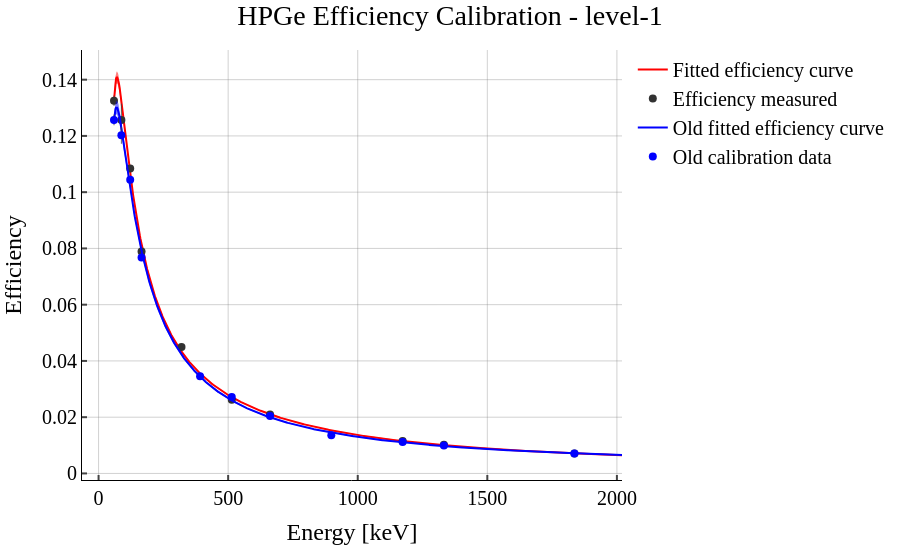
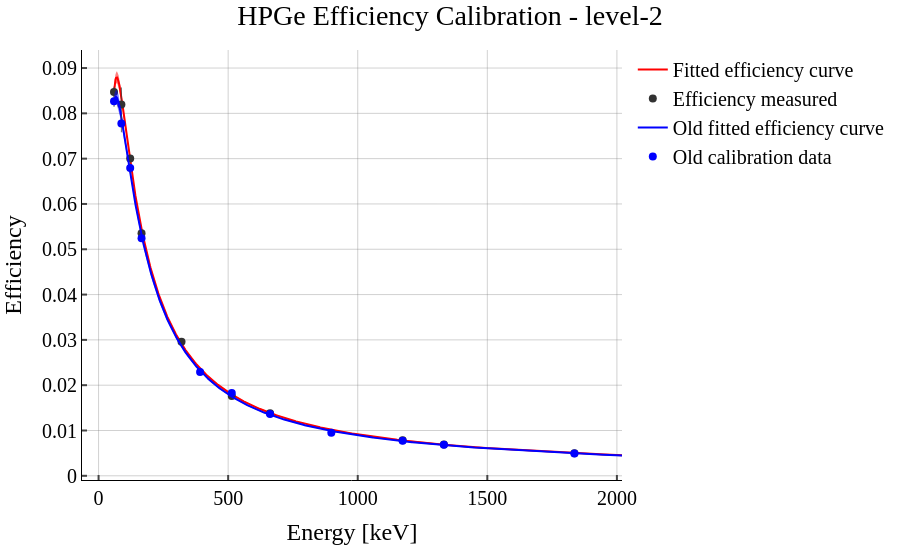
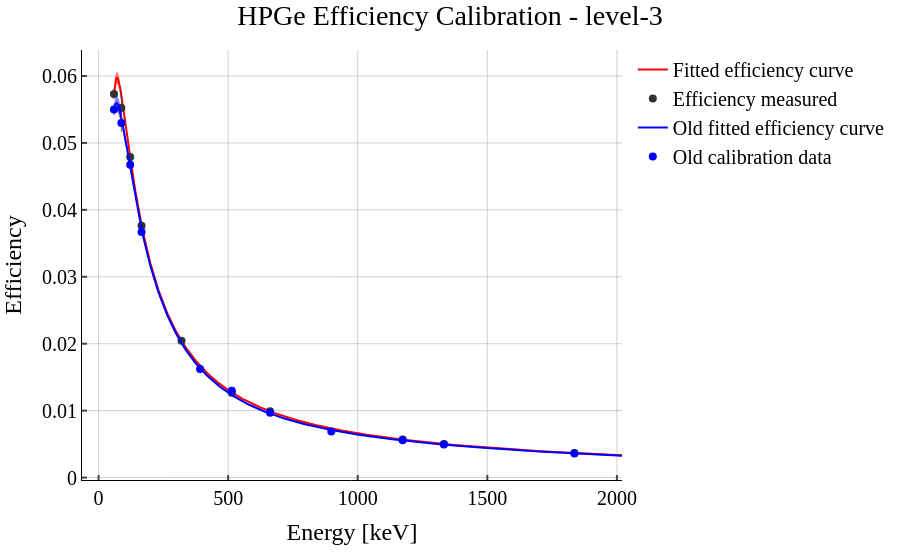
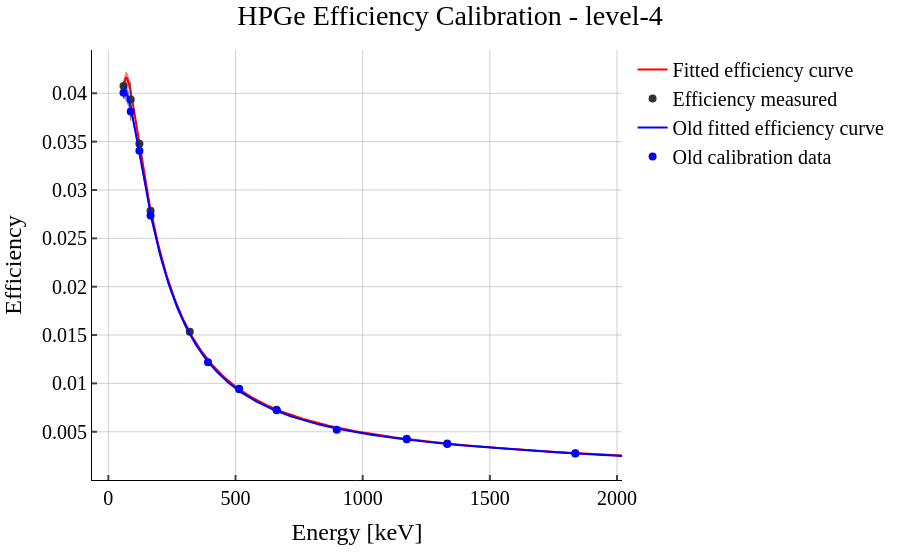

The notebook cell saved with these charts, in order:
### Code cell
levels = np.linspace(1, 10, 10, dtype=int)
with_aluminum_foil = False
detector_name = 'Akimov'
raw_data_dir = '../calibration_data/calib_2026/default'
out_dir_plots =      '../calibration_data/processed_data/calib_2026/plots/default'
out_dir_results =    '../calibration_data/processed_data/calib_2026'
os.makedirs(out_dir_results, exist_ok=True)
save_plots = False
results = []

compare_to_old_calibration = True

for level in levels:
    print(f'Processing calibration level: level-{level}')

    # and take roi_lower_keV and roi_upper_keV around each peak as list of tuples
    energy_ranges = list(zip(calib_source_data['roi_lower_keV'], calib_source_data['roi_upper_keV']))

    level_string = f'level-{level}'

    fitter = PeakFitter()
    res = fitter.process_file_multiple_peaks(
        filepath=f'{raw_data_dir}/{level_string}.CNF',
        energy_ranges=energy_ranges,
        output_dir=f'{out_dir_plots}/{level_string}',
        save_plots=save_plots
    )

    # since all the peaks are from the same spectra, we can extract time information from any fit result
    res_pf_list = [r[1] for r in res]
    first_spectra = res_pf_list[0]
    start_time = first_spectra.start_time
    real_time = first_spectra.real_time
    live_time = first_spectra.live_time

    # calculate reference activities at measurement start time
    data = calib_source_data.copy()

    # calculate peak activities by scaling reference activity with intensity
    ref_activities_Bq = unp.uarray(data.reference_activity_kBq, data.reference_activity_uncertainty_kBq) * 1e3  # Bq
    ref_peak_activities_Bq = ref_activities_Bq * unp.uarray(data.intensity, data.intensity_uncertainty) # Bq

    decay_time_s = start_time - data.reference_date
    # again, all peaks are from the same spectra
    decay_time_s = decay_time_s[0].total_seconds()

    half_lifes_s = unp.uarray(data.half_life_s, data.half_life_uncertainty_s)
    lambdas_s_inv = np.log(2) / half_lifes_s

    # reference peak activities at measurement start
    ref_peak_activities_at_measurement_start_Bq = ref_peak_activities_Bq * unp.exp(-lambdas_s_inv * decay_time_s)


    measured_peak_activities: list[ufloat] = []
    for peak_fit_result, decay_constant in zip(res_pf_list, lambdas_s_inv):
        correction = (decay_constant * real_time) / (1 - unp.exp(-decay_constant * real_time)) # correction factor for decay during measurement (>1)
        mpa = (peak_fit_result.area / live_time) * correction
        # print(f'peak {peak_fit_result.centroid}, activity {mpa}, correction {correction}')
        measured_peak_activities.append(mpa)

    data['measured_peak_activity_Bq'] = measured_peak_activities
    data['efficiency'] = data.measured_peak_activity_Bq / ref_peak_activities_at_measurement_start_Bq

    # fit efficiency model to data
    popt, pcov = curve_fit(
        efficiency_model,
        unp.nominal_values(data.peak_energy_keV),
        unp.nominal_values(data.efficiency),
        sigma=unp.std_devs(data.efficiency),
        absolute_sigma=True,
    )

    # params_unc = unc.correlated_values(popt, pcov)


    fig = go.Figure()

    # fitted curve data
    energy_fit = np.linspace(min(data.peak_energy_keV)*1.0, max(data.peak_energy_keV)*1.1, 1000)
    efficiency_fit = efficiency_model(energy_fit, *popt)
    errors_fit = get_error_vector(energy_fit, pcov)

    # add error band
    fig.add_trace(go.Scatter(
        x=np.concatenate([energy_fit, energy_fit[::-1]]),
        y=np.concatenate([efficiency_fit - errors_fit, (efficiency_fit + errors_fit)[::-1]]),
        fill='toself',
        fillcolor='rgba(255,0,0,0.5)',
        line=dict(color='rgba(255,255,255,0)'),
        hoverinfo="skip",
        showlegend=False,
        name='Fit uncertainty'
    ))
    # add fitted curve 
    fig.add_trace(go.Scatter(
        x=energy_fit,
        y=efficiency_fit,
        mode='lines',
        line=dict(color='rgba(255,0,0,1)'),
        name='Fitted efficiency curve'
    ))

    # add data
    fig.add_trace(go.Scatter(
        x=unp.nominal_values(data.peak_energy_keV),
        error_x=dict(
            type='data',
            array=unp.std_devs(data.peak_energy_keV),
            visible=True
        ),
        y=unp.nominal_values(data.efficiency),
        error_y=dict(
            type='data',
            array=unp.std_devs(data.efficiency),
            visible=True
        ),
        marker=dict(
            color='rgba(50,50,50,1)',
            size=8
        ),
        mode='markers',
        name='Efficiency measured',
    ))

    fig.update_layout(
        title=f'HPGe Efficiency Calibration - {level_string}',
        xaxis_title='Energy [keV]',
        yaxis_title='Efficiency',
        )

    # just for comparison compare to old calibration
    if compare_to_old_calibration:
        old_calib = OldHPGeCalibration(level=level, with_aluminum_foil=with_aluminum_foil)

        Ey_old = unp.nominal_values(old_calib.data['energy'])
        eff_old_vals = unp.nominal_values(old_calib.data['efficiency'])
        eff_old_err_vals = unp.std_devs(old_calib.data['efficiency'])

        eff_old = old_efficiency_model(energy_fit, *old_calib.fit_data.fit_params)
        eff_old_errors = old_get_error_vector(energy_fit, old_calib.fit_data.fit_covariance)

        fig.add_trace(go.Scatter(
            x=np.concatenate([energy_fit, energy_fit[::-1]]),
            y=np.concatenate([eff_old - eff_old_errors, (eff_old + eff_old_errors)[::-1]]),
            fill='toself',
            fillcolor='rgba(0,0,255,0.5)',
            line=dict(color='rgba(255,255,255,0)'),
            hoverinfo="skip",
            showlegend=False,
            name='Old fit uncertainty'
        ))
        fig.add_trace(go.Scatter(
            x=energy_fit,
            y=eff_old,
            mode='lines',
            line=dict(color='rgba(0,0,255,1)'),
            name='Old fitted efficiency curve'
        ))
        
        fig.add_trace(go.Scatter(
            x=Ey_old,
            y=eff_old_vals,
            error_y=dict(
                type='data',
                array=eff_old_err_vals,
                visible=True
            ),
            marker=dict(
                color='rgba(0,0,255,1)',
                size=8
            ),
            mode='markers',
            name='Old calibration data',
        ))




    # fig.write_image(f'{out_dir_plots}/{level_string}/efficiency_calibration_plot.pdf')
    fig = apply_my_plotly_style(fig)
    if save_plots:
        save_for_presi(fig, f'{out_dir_plots}/{level_string}/efficiency_calibration_plot.pdf')

    # store fit results in a dict
    results.append({
        'detector_name': detector_name,
        'level': level,
        'with_aluminum_foil': with_aluminum_foil,
        'parameters': str(np.array(popt).tolist()),
        'covariance_matrix': str(np.array(pcov).tolist()),
        'start_time': start_time,
        'real_time': real_time,
        'live_time': live_time,
        'energy_min': min(unp.nominal_values(data.peak_energy_keV)),
        'energy_max': max(unp.nominal_values(data.peak_energy_keV)),
    })

    fig.show()

# save results to CSV
results_df = pd.DataFrame(results)

store_csv(results_df, f'{out_dir_results}/efficiency_calibration_results.csv')

### Figure 1 — Plotly figure (JSON) as saved in the notebook; plotly's stock layout.template omitted (floating-point values rounded to 4 significant figures; data arrays with more than 128 entries replaced by an {"elided": "..."} marker saying what was removed)
{"data": [{"error_x": {"color": "rgba(63, 63, 63, 0.81)", "thickness": 1, "width": 0}, "error_y": {"color": "rgba(63, 63, 63, 0.81)", "thickness": 1, "width": 0}, "fill": "toself", "fillcolor": "rgba(255,0,0,0.5)", "hoverinfo": "skip", "line": {"color": "rgba(255,255,255,0)"}, "name": "Fit uncertainty", "showlegend": false, "type": "scatter", "x": {"elided": "2000 float values"}, "y": {"elided": "2000 float values"}}, {"error_x": {"color": "rgba(63, 63, 63, 0.81)", "thickness": 1, "width": 0}, "error_y": {"color": "rgba(63, 63, 63, 0.81)", "thickness": 1, "width": 0}, "line": {"color": "rgba(255,0,0,1)"}, "mode": "lines", "name": "Fitted efficiency curve", "type": "scatter", "x": {"elided": "1000 float values"}, "y": {"elided": "1000 float values"}}, {"error_x": {"array": [0.0, 0.0, 0.0, 0.0, 0.0, 0.0, 0.0, 0.0, 0.0, 0.0], "color": "rgba(63, 63, 63, 0.81)", "thickness": 1, "type": "data", "visible": true, "width": 0}, "error_y": {"array": [0.001859, 0.005751, 0.0008161, 0.0006726, 0.0004298, 0.0003808, 0.0001908, 0.0001675, 0.0001494, 7.264e-05], "color": "rgba(63, 63, 63, 0.81)", "thickness": 1, "type": "data", "visible": true, "width": 0}, "marker": {"color": "rgba(50,50,50,1)", "size": 8}, "mode": "markers", "name": "Efficiency measured", "type": "scatter", "x": [59.54, 88.03, 122.1, 165.9, 320.1, 514.0, 661.7, 1173.0, 1332.0, 1836.0], "y": [0.1325, 0.1257, 0.1084, 0.07892, 0.04495, 0.0262, 0.02091, 0.0115, 0.01023, 0.007123]}, {"error_x": {"color": "rgba(63, 63, 63, 0.81)", "thickness": 1, "width": 0}, "error_y": {"color": "rgba(63, 63, 63, 0.81)", "thickness": 1, "width": 0}, "fill": "toself", "fillcolor": "rgba(0,0,255,0.5)", "hoverinfo": "skip", "line": {"color": "rgba(255,255,255,0)"}, "name": "Old fit uncertainty", "showlegend": false, "type": "scatter", "x": {"elided": "2000 float values"}, "y": {"elided": "2000 float values"}}, {"error_x": {"color": "rgba(63, 63, 63, 0.81)", "thickness": 1, "width": 0}, "error_y": {"color": "rgba(63, 63, 63, 0.81)", "thickness": 1, "width": 0}, "line": {"color": "rgba(0,0,255,1)"}, "mode": "lines", "name": "Old fitted efficiency curve", "type": "scatter", "x": {"elided": "1000 float values"}, "y": {"elided": "1000 float values"}}, {"error_x": {"color": "rgba(63, 63, 63, 0.81)", "thickness": 1, "width": 0}, "error_y": {"array": [0.001886, 0.003007, 0.001572, 0.001205, 0.0005704, 0.000863, 0.0003065, 0.0002251, 0.0001684, 0.0001491, 0.0001111], "color": "rgba(63, 63, 63, 0.81)", "thickness": 1, "type": "data", "visible": true, "width": 0}, "marker": {"color": "rgba(0,0,255,1)", "size": 8}, "mode": "markers", "name": "Old calibration data", "type": "scatter", "x": [59.54, 88.03, 122.1, 165.9, 391.7, 514.0, 661.7, 898.0, 1173.0, 1332.0, 1836.0], "y": [0.1257, 0.1202, 0.1044, 0.07679, 0.03456, 0.02713, 0.02042, 0.01361, 0.01122, 0.009932, 0.007089]}], "layout": {"title": {"text": "HPGe Efficiency Calibration - level-1"}, "xaxis": {"title": {"text": "Energy [keV]"}}, "yaxis": {"title": {"text": "Efficiency"}}}}

### Figure 2 — Plotly figure (JSON) as saved in the notebook; plotly's stock layout.template omitted (floating-point values rounded to 4 significant figures; data arrays with more than 128 entries replaced by an {"elided": "..."} marker saying what was removed)
{"data": [{"error_x": {"color": "rgba(63, 63, 63, 0.81)", "thickness": 1, "width": 0}, "error_y": {"color": "rgba(63, 63, 63, 0.81)", "thickness": 1, "width": 0}, "fill": "toself", "fillcolor": "rgba(255,0,0,0.5)", "hoverinfo": "skip", "line": {"color": "rgba(255,255,255,0)"}, "name": "Fit uncertainty", "showlegend": false, "type": "scatter", "x": {"elided": "2000 float values"}, "y": {"elided": "2000 float values"}}, {"error_x": {"color": "rgba(63, 63, 63, 0.81)", "thickness": 1, "width": 0}, "error_y": {"color": "rgba(63, 63, 63, 0.81)", "thickness": 1, "width": 0}, "line": {"color": "rgba(255,0,0,1)"}, "mode": "lines", "name": "Fitted efficiency curve", "type": "scatter", "x": {"elided": "1000 float values"}, "y": {"elided": "1000 float values"}}, {"error_x": {"array": [0.0, 0.0, 0.0, 0.0, 0.0, 0.0, 0.0, 0.0, 0.0, 0.0], "color": "rgba(63, 63, 63, 0.81)", "thickness": 1, "type": "data", "visible": true, "width": 0}, "error_y": {"array": [0.001152, 0.003735, 0.0005216, 0.0004339, 0.0002395, 0.000257, 0.0001226, 0.0001134, 0.0001009, 5.065e-05], "color": "rgba(63, 63, 63, 0.81)", "thickness": 1, "type": "data", "visible": true, "width": 0}, "marker": {"color": "rgba(50,50,50,1)", "size": 8}, "mode": "markers", "name": "Efficiency measured", "type": "scatter", "x": [59.54, 88.03, 122.1, 165.9, 320.1, 514.0, 661.7, 1173.0, 1332.0, 1836.0], "y": [0.08474, 0.08197, 0.07003, 0.05351, 0.02957, 0.01764, 0.01379, 0.007841, 0.006929, 0.005002]}, {"error_x": {"color": "rgba(63, 63, 63, 0.81)", "thickness": 1, "width": 0}, "error_y": {"color": "rgba(63, 63, 63, 0.81)", "thickness": 1, "width": 0}, "fill": "toself", "fillcolor": "rgba(0,0,255,0.5)", "hoverinfo": "skip", "line": {"color": "rgba(255,255,255,0)"}, "name": "Old fit uncertainty", "showlegend": false, "type": "scatter", "x": {"elided": "2000 float values"}, "y": {"elided": "2000 float values"}}, {"error_x": {"color": "rgba(63, 63, 63, 0.81)", "thickness": 1, "width": 0}, "error_y": {"color": "rgba(63, 63, 63, 0.81)", "thickness": 1, "width": 0}, "line": {"color": "rgba(0,0,255,1)"}, "mode": "lines", "name": "Old fitted efficiency curve", "type": "scatter", "x": {"elided": "1000 float values"}, "y": {"elided": "1000 float values"}}, {"error_x": {"color": "rgba(63, 63, 63, 0.81)", "thickness": 1, "width": 0}, "error_y": {"array": [0.00124, 0.001944, 0.001021, 0.0007968, 0.0003558, 0.0003958, 0.000205, 0.0001473, 0.0001159, 0.0001029, 7.484e-05], "color": "rgba(63, 63, 63, 0.81)", "thickness": 1, "type": "data", "visible": true, "width": 0}, "marker": {"color": "rgba(0,0,255,1)", "size": 8}, "mode": "markers", "name": "Old calibration data", "type": "scatter", "x": [59.54, 88.03, 122.1, 165.9, 391.7, 514.0, 661.7, 898.0, 1173.0, 1332.0, 1836.0], "y": [0.08268, 0.07777, 0.06795, 0.05241, 0.02292, 0.0183, 0.01367, 0.00951, 0.007721, 0.006858, 0.004923]}], "layout": {"title": {"text": "HPGe Efficiency Calibration - level-2"}, "xaxis": {"title": {"text": "Energy [keV]"}}, "yaxis": {"title": {"text": "Efficiency"}}}}

### Figure 3 — Plotly figure (JSON) as saved in the notebook; plotly's stock layout.template omitted (floating-point values rounded to 4 significant figures; data arrays with more than 128 entries replaced by an {"elided": "..."} marker saying what was removed)
{"data": [{"error_x": {"color": "rgba(63, 63, 63, 0.81)", "thickness": 1, "width": 0}, "error_y": {"color": "rgba(63, 63, 63, 0.81)", "thickness": 1, "width": 0}, "fill": "toself", "fillcolor": "rgba(255,0,0,0.5)", "hoverinfo": "skip", "line": {"color": "rgba(255,255,255,0)"}, "name": "Fit uncertainty", "showlegend": false, "type": "scatter", "x": {"elided": "2000 float values"}, "y": {"elided": "2000 float values"}}, {"error_x": {"color": "rgba(63, 63, 63, 0.81)", "thickness": 1, "width": 0}, "error_y": {"color": "rgba(63, 63, 63, 0.81)", "thickness": 1, "width": 0}, "line": {"color": "rgba(255,0,0,1)"}, "mode": "lines", "name": "Fitted efficiency curve", "type": "scatter", "x": {"elided": "1000 float values"}, "y": {"elided": "1000 float values"}}, {"error_x": {"array": [0.0, 0.0, 0.0, 0.0, 0.0, 0.0, 0.0, 0.0, 0.0, 0.0], "color": "rgba(63, 63, 63, 0.81)", "thickness": 1, "type": "data", "visible": true, "width": 0}, "error_y": {"array": [0.0007664, 0.00252, 0.000361, 0.0003221, 0.0001622, 0.0001832, 9.094e-05, 8.354e-05, 7.274e-05, 3.714e-05], "color": "rgba(63, 63, 63, 0.81)", "thickness": 1, "type": "data", "visible": true, "width": 0}, "marker": {"color": "rgba(50,50,50,1)", "size": 8}, "mode": "markers", "name": "Efficiency measured", "type": "scatter", "x": [59.54, 88.03, 122.1, 165.9, 320.1, 514.0, 661.7, 1173.0, 1332.0, 1836.0], "y": [0.05732, 0.05521, 0.04791, 0.03763, 0.02045, 0.01267, 0.009912, 0.005675, 0.005006, 0.003671]}, {"error_x": {"color": "rgba(63, 63, 63, 0.81)", "thickness": 1, "width": 0}, "error_y": {"color": "rgba(63, 63, 63, 0.81)", "thickness": 1, "width": 0}, "fill": "toself", "fillcolor": "rgba(0,0,255,0.5)", "hoverinfo": "skip", "line": {"color": "rgba(255,255,255,0)"}, "name": "Old fit uncertainty", "showlegend": false, "type": "scatter", "x": {"elided": "2000 float values"}, "y": {"elided": "2000 float values"}}, {"error_x": {"color": "rgba(63, 63, 63, 0.81)", "thickness": 1, "width": 0}, "error_y": {"color": "rgba(63, 63, 63, 0.81)", "thickness": 1, "width": 0}, "line": {"color": "rgba(0,0,255,1)"}, "mode": "lines", "name": "Old fitted efficiency curve", "type": "scatter", "x": {"elided": "1000 float values"}, "y": {"elided": "1000 float values"}}, {"error_x": {"color": "rgba(63, 63, 63, 0.81)", "thickness": 1, "width": 0}, "error_y": {"array": [0.0008254, 0.001326, 0.0007071, 0.0006032, 0.0002929, 0.0005559, 0.0001453, 0.0001227, 8.381e-05, 7.444e-05, 5.805e-05], "color": "rgba(63, 63, 63, 0.81)", "thickness": 1, "type": "data", "visible": true, "width": 0}, "marker": {"color": "rgba(0,0,255,1)", "size": 8}, "mode": "markers", "name": "Old calibration data", "type": "scatter", "x": [59.54, 88.03, 122.1, 165.9, 391.7, 514.0, 661.7, 898.0, 1173.0, 1332.0, 1836.0], "y": [0.055, 0.05297, 0.04674, 0.03669, 0.01622, 0.01296, 0.009674, 0.006904, 0.005576, 0.004953, 0.003599]}], "layout": {"title": {"text": "HPGe Efficiency Calibration - level-3"}, "xaxis": {"title": {"text": "Energy [keV]"}}, "yaxis": {"title": {"text": "Efficiency"}}}}

### Figure 4 — Plotly figure (JSON) as saved in the notebook; plotly's stock layout.template omitted (floating-point values rounded to 4 significant figures; data arrays with more than 128 entries replaced by an {"elided": "..."} marker saying what was removed)
{"data": [{"error_x": {"color": "rgba(63, 63, 63, 0.81)", "thickness": 1, "width": 0}, "error_y": {"color": "rgba(63, 63, 63, 0.81)", "thickness": 1, "width": 0}, "fill": "toself", "fillcolor": "rgba(255,0,0,0.5)", "hoverinfo": "skip", "line": {"color": "rgba(255,255,255,0)"}, "name": "Fit uncertainty", "showlegend": false, "type": "scatter", "x": {"elided": "2000 float values"}, "y": {"elided": "2000 float values"}}, {"error_x": {"color": "rgba(63, 63, 63, 0.81)", "thickness": 1, "width": 0}, "error_y": {"color": "rgba(63, 63, 63, 0.81)", "thickness": 1, "width": 0}, "line": {"color": "rgba(255,0,0,1)"}, "mode": "lines", "name": "Fitted efficiency curve", "type": "scatter", "x": {"elided": "1000 float values"}, "y": {"elided": "1000 float values"}}, {"error_x": {"array": [0.0, 0.0, 0.0, 0.0, 0.0, 0.0, 0.0, 0.0, 0.0, 0.0], "color": "rgba(63, 63, 63, 0.81)", "thickness": 1, "type": "data", "visible": true, "width": 0}, "error_y": {"array": [0.0005408, 0.001794, 0.0002569, 0.0002293, 0.0001181, 0.0001355, 6.264e-05, 6.088e-05, 5.391e-05, 2.752e-05], "color": "rgba(63, 63, 63, 0.81)", "thickness": 1, "type": "data", "visible": true, "width": 0}, "marker": {"color": "rgba(50,50,50,1)", "size": 8}, "mode": "markers", "name": "Efficiency measured", "type": "scatter", "x": [59.54, 88.03, 122.1, 165.9, 320.1, 514.0, 661.7, 1173.0, 1332.0, 1836.0], "y": [0.04075, 0.03937, 0.03477, 0.02785, 0.01533, 0.009405, 0.00728, 0.004267, 0.003782, 0.00279]}, {"error_x": {"color": "rgba(63, 63, 63, 0.81)", "thickness": 1, "width": 0}, "error_y": {"color": "rgba(63, 63, 63, 0.81)", "thickness": 1, "width": 0}, "fill": "toself", "fillcolor": "rgba(0,0,255,0.5)", "hoverinfo": "skip", "line": {"color": "rgba(255,255,255,0)"}, "name": "Old fit uncertainty", "showlegend": false, "type": "scatter", "x": {"elided": "2000 float values"}, "y": {"elided": "2000 float values"}}, {"error_x": {"color": "rgba(63, 63, 63, 0.81)", "thickness": 1, "width": 0}, "error_y": {"color": "rgba(63, 63, 63, 0.81)", "thickness": 1, "width": 0}, "line": {"color": "rgba(0,0,255,1)"}, "mode": "lines", "name": "Old fitted efficiency curve", "type": "scatter", "x": {"elided": "1000 float values"}, "y": {"elided": "1000 float values"}}, {"error_x": {"color": "rgba(63, 63, 63, 0.81)", "thickness": 1, "width": 0}, "error_y": {"array": [0.000601, 0.0009538, 0.0005152, 0.0004446, 0.0002172, 0.0003834, 0.0001086, 9.126e-05, 6.338e-05, 5.619e-05, 4.409e-05], "color": "rgba(63, 63, 63, 0.81)", "thickness": 1, "type": "data", "visible": true, "width": 0}, "marker": {"color": "rgba(0,0,255,1)", "size": 8}, "mode": "markers", "name": "Old calibration data", "type": "scatter", "x": [59.54, 88.03, 122.1, 165.9, 391.7, 514.0, 661.7, 898.0, 1173.0, 1332.0, 1836.0], "y": [0.04005, 0.03811, 0.03405, 0.02736, 0.01219, 0.009434, 0.007233, 0.005201, 0.004217, 0.003739, 0.002752]}], "layout": {"title": {"text": "HPGe Efficiency Calibration - level-4"}, "xaxis": {"title": {"text": "Energy [keV]"}}, "yaxis": {"title": {"text": "Efficiency"}}}}
